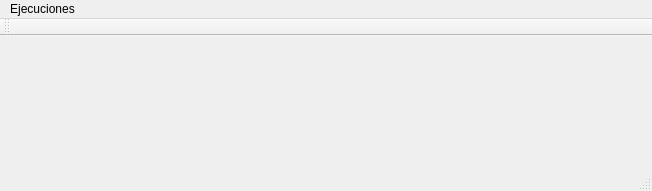
<?xml version="1.0" encoding="UTF-8"?>
<ui version="4.0">
 <class>MainWindow</class>
 <widget class="QMainWindow" name="MainWindow">
  <property name="geometry">
   <rect>
    <x>0</x>
    <y>0</y>
    <width>652</width>
    <height>191</height>
   </rect>
  </property>
  <property name="windowTitle">
   <string>MainWindow</string>
  </property>
  <widget class="QWidget" name="centralWidget"/>
  <widget class="QMenuBar" name="menuBar">
   <property name="geometry">
    <rect>
     <x>0</x>
     <y>0</y>
     <width>652</width>
     <height>20</height>
    </rect>
   </property>
   <widget class="QMenu" name="menuEjecuciones">
    <property name="title">
     <string>Ejecuciones</string>
    </property>
    <addaction name="actionEntrar"/>
   </widget>
   <addaction name="menuEjecuciones"/>
  </widget>
  <widget class="QToolBar" name="mainToolBar">
   <attribute name="toolBarArea">
    <enum>TopToolBarArea</enum>
   </attribute>
   <attribute name="toolBarBreak">
    <bool>false</bool>
   </attribute>
  </widget>
  <widget class="QStatusBar" name="statusBar"/>
  <action name="actionEntrar">
   <property name="text">
    <string>Entrar</string>
   </property>
  </action>
 </widget>
 <layoutdefault spacing="6" margin="11"/>
 <resources/>
 <connections/>
</ui>
